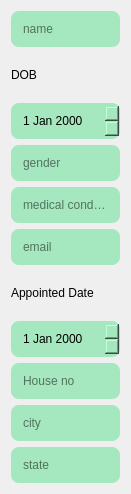
                 <widget class="QWidget" name="scrollAreaWidgetContents">
                  <property name="geometry">
                   <rect>
                    <x>0</x>
                    <y>0</y>
                    <width>119</width>
                    <height>494</height>
                   </rect>
                  </property>
                  <layout class="QVBoxLayout" name="verticalLayout_12">
                   <item>
                    <widget class="QLineEdit" name="bookappointment_tabentry_name">
                     <property name="styleSheet">
                      <string notr="true">background-color: rgb(165, 231, 190);
padding:10px;
border-radius:8px;</string>
                     </property>
                     <property name="text">
                      <string/>
                     </property>
                     <property name="placeholderText">
                      <string>name</string>
                     </property>
                     <property name="clearButtonEnabled">
                      <bool>true</bool>
                     </property>
                    </widget>
                   </item>
                   <item>
                    <widget class="QLabel" name="bookappointment_tabentry_doblabel">
                     <property name="text">
                      <string>DOB</string>
                     </property>
                    </widget>
                   </item>
                   <item>
                    <widget class="QDateEdit" name="bookappointment_tabentry_dob">
                     <property name="styleSheet">
                      <string notr="true">background-color: rgb(165, 231, 190);
padding:10px;
border-radius:8px;</string>
                     </property>
                    </widget>
                   </item>
                   <item>
                    <widget class="QLineEdit" name="bookappointment_tabentry_gender">
                     <property name="styleSheet">
                      <string notr="true">background-color: rgb(165, 231, 190);
padding:10px;
border-radius:8px;</string>
                     </property>
                     <property name="text">
                      <string/>
                     </property>
                     <property name="placeholderText">
                      <string>gender</string>
                     </property>
                     <property name="clearButtonEnabled">
                      <bool>true</bool>
                     </property>
                    </widget>
                   </item>
                   <item>
                    <widget class="QLineEdit" name="bookappointment_tabentry_medicalcondition">
                     <property name="styleSheet">
                      <string notr="true">background-color: rgb(165, 231, 190);
padding:10px;
border-radius:8px;</string>
                     </property>
                     <property name="text">
                      <string/>
                     </property>
                     <property name="placeholderText">
                      <string>medical condition</string>
                     </property>
                     <property name="clearButtonEnabled">
                      <bool>true</bool>
                     </property>
                    </widget>
                   </item>
                   <item>
                    <widget class="QLineEdit" name="bookappointment_tabentry_contact">
                     <property name="styleSheet">
                      <string notr="true">background-color: rgb(165, 231, 190);
padding:10px;
border-radius:8px;</string>
                     </property>
                     <property name="text">
                      <string/>
                     </property>
                     <property name="placeholderText">
                      <string>email</string>
                     </property>
                     <property name="clearButtonEnabled">
                      <bool>true</bool>
                     </property>
                    </widget>
                   </item>
                   <item>
                    <widget class="QLabel" name="bookappointment_tabentry_labelappointmentdate">
                     <property name="text">
                      <string>Appointed Date</string>
                     </property>
                    </widget>
                   </item>
                   <item>
                    <widget class="QDateEdit" name="bookappointment_tabentry_appointmentdate">
                     <property name="styleSheet">
                      <string notr="true">background-color: rgb(165, 231, 190);
padding:10px;
border-radius:8px;</string>
                     </property>
                    </widget>
                   </item>
                   <item>
                    <widget class="QLineEdit" name="bookappointment_tabentry_houseno">
                     <property name="styleSheet">
                      <string notr="true">background-color: rgb(165, 231, 190);
padding:10px;
border-radius:8px;</string>
                     </property>
                     <property name="text">
                      <string/>
                     </property>
                     <property name="placeholderText">
                      <string>House no</string>
                     </property>
                     <property name="clearButtonEnabled">
                      <bool>true</bool>
                     </property>
                    </widget>
                   </item>
                   <item>
                    <widget class="QLineEdit" name="bookappointment_tabentry_city">
                     <property name="styleSheet">
                      <string notr="true">background-color: rgb(165, 231, 190);
padding:10px;
border-radius:8px;</string>
                     </property>
                     <property name="text">
                      <string/>
                     </property>
                     <property name="placeholderText">
                      <string>city</string>
                     </property>
                     <property name="clearButtonEnabled">
                      <bool>true</bool>
                     </property>
                    </widget>
                   </item>
                   <item>
                    <widget class="QLineEdit" name="bookappointment_tabentry_state">
                     <property name="styleSheet">
                      <string notr="true">background-color: rgb(165, 231, 190);
padding:10px;
border-radius:8px;</string>
                     </property>
                     <property name="text">
                      <string/>
                     </property>
                     <property name="dragEnabled">
                      <bool>false</bool>
                     </property>
                     <property name="placeholderText">
                      <string>state</string>
                     </property>
                     <property name="clearButtonEnabled">
                      <bool>true</bool>
                     </property>
                    </widget>
                   </item>
                  </layout>
                 </widget>
